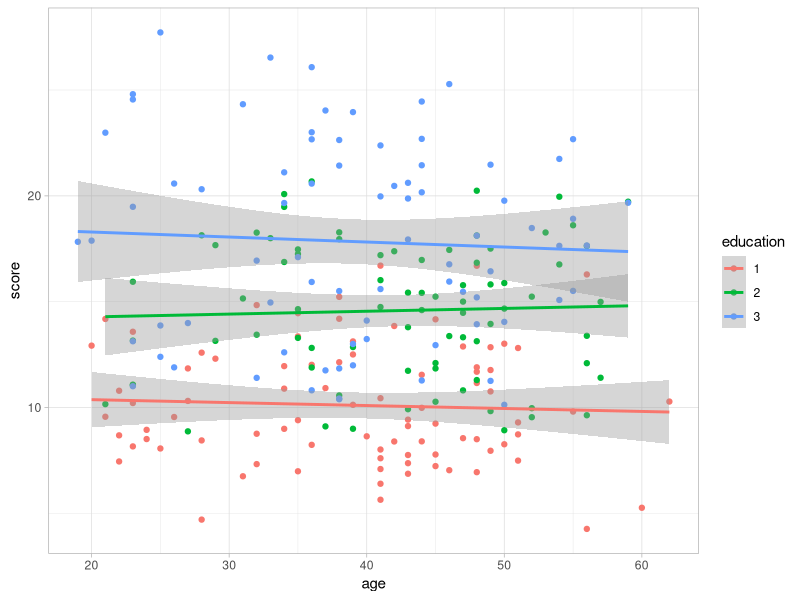
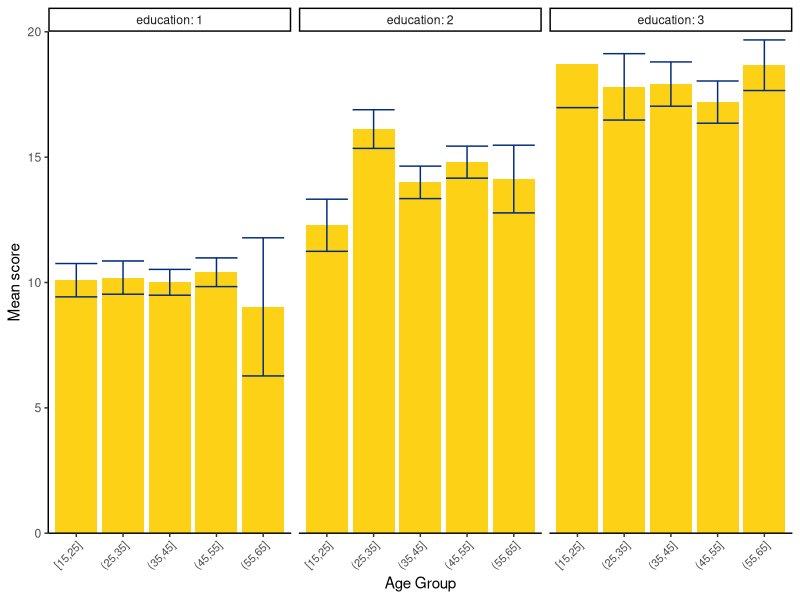
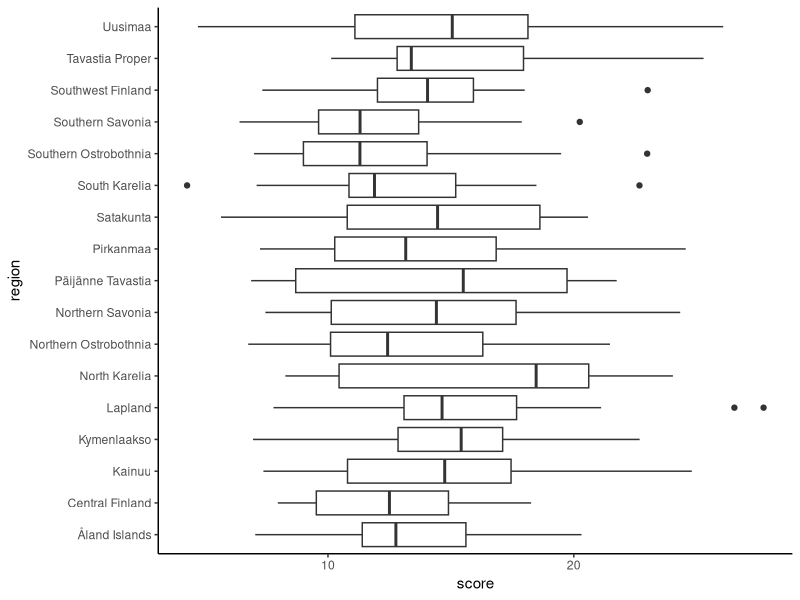
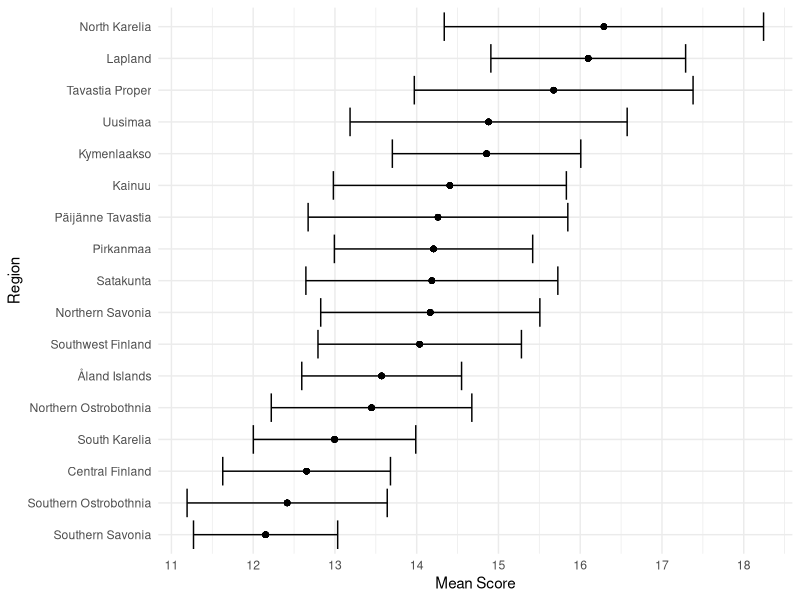

Write the R code that produced these figures, in order.
## ---- chunk 1
library(ggplot2)
library(tidyverse)
library(forcats)
## ---- chunk 2
df <- read_csv("region_scores.csv")
#Convert education to factorial
df <- df %>% mutate(education = as.factor(education))
df %>% summary #check summary of the data
## ---- chunk 3
df <- df %>% mutate(age_group = cut_width(age, 10))
df %>% count(age_group)
## ---- chunk 4
df %>% 
  ggplot(aes(x = age, y = score, color = education)) + geom_point() + 
  geom_smooth(method = "lm") +
  theme_light()

## ---- chunk 5
edu_age_stats <- df %>% group_by(education, age_group) %>% summarise(mean_score=mean(score), sd_score=sd(score), n=n())
# Compute standard error of mean as sd/sqrt(n)
edu_age_stats$se_score = edu_age_stats$sd_score/sqrt(edu_age_stats$n)
## ---- chunk 6
edu_age_stats %>% ggplot(aes(x = age_group, y = mean_score)) +
  facet_wrap("education", labeller = "label_both") +
  geom_col(fill = "#fcd116") + # Color of our faculty for fun
  geom_errorbar(aes(ymin=mean_score-se_score, ymax=mean_score+se_score), colour = "#002b7f") +
  theme_classic() +
  theme(axis.text.x = element_text(angle = 45, hjust = 1, size = 8)) +
  scale_y_continuous(name = "Mean score", expand = c(0, 0), limits = c(0, 20)) +
  scale_x_discrete(name = "Age Group")
## ---- chunk 7
df %>% ggplot(aes(x = score, y = region)) + geom_boxplot() + theme_classic()
## ---- chunk 8
df <- df %>% group_by(region) %>% mutate(mean_score=mean(score)) %>% ungroup()
df$region <- fct_reorder(df$region, df$mean_score, min)
## ---- chunk 9
df %>% ggplot(aes(mean_score, region)) +
  geom_point() + # All mean scores of each region at the same coordinates, geom_jitter would reveal this
  stat_summary(aes(score), fun.data = mean_se, geom="errorbar") + # Errorbars from scores
  theme_minimal() +
  scale_x_continuous(name = "Mean Score", breaks=c(10:20)) +
  scale_y_discrete(name = "Region")
